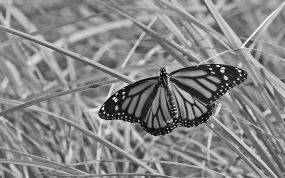
#> input picture butterfly.jpg, 285 x 178 px
$ jupyter execute 190301H.ipynb   (shell and % lines are left out)
#> lines starting #> are read from the running program, lines starting #| are printed output that depends on the picture
[cell 1]
import cv2 as cv
import numpy as np
from matplotlib import pyplot as plt
from mpl_toolkits.mplot3d import Axes3D
from matplotlib import cm

## Question 1

[cell 2]
img = cv.imread(r'butterfly.jpg', cv.IMREAD_REDUCED_GRAYSCALE_4)
#> img is the input picture: shape (178, 285); min 8, max 254, mean 134
assert img is not None

k_size = 9
sigma = 4

box_kernel = 1./81*np.ones((9,9))

img_average = cv.filter2D(img, -1, box_kernel)
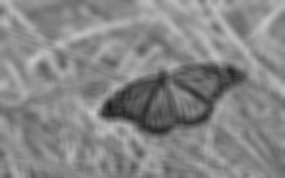
#> img_average: shape (178, 285); min 29, max 200, mean 134
img_gaussian = cv.GaussianBlur(img, (k_size,k_size), sigma)

[cell 3]
# do color convertion
img = cv.cvtColor(img, cv.COLOR_BGR2RGB)
#> img: shape (178, 285, 3)

_, ax = plt.subplots(1, 3, figsize=(16, 6))

ax[0].set_title("Original")
ax[0].imshow(img, cmap='gray', vmin=0, vmax=255)

ax[1].set_title("Averaged")
ax[1].imshow(img_average, cmap='gray', vmin=0, vmax=255)

ax[2].set_title("Gaussian Blur")
ax[2].imshow(img_gaussian, cmap='gray', vmin=0, vmax=255)

plt.show()
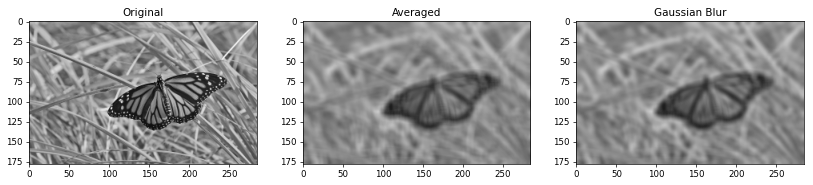
#> figure drawn by matplotlib, 3 panels

## Question 3

[cell 4]
img = cv.imread(r'contact_lens.tif', cv.IMREAD_GRAYSCALE).astype('float32')
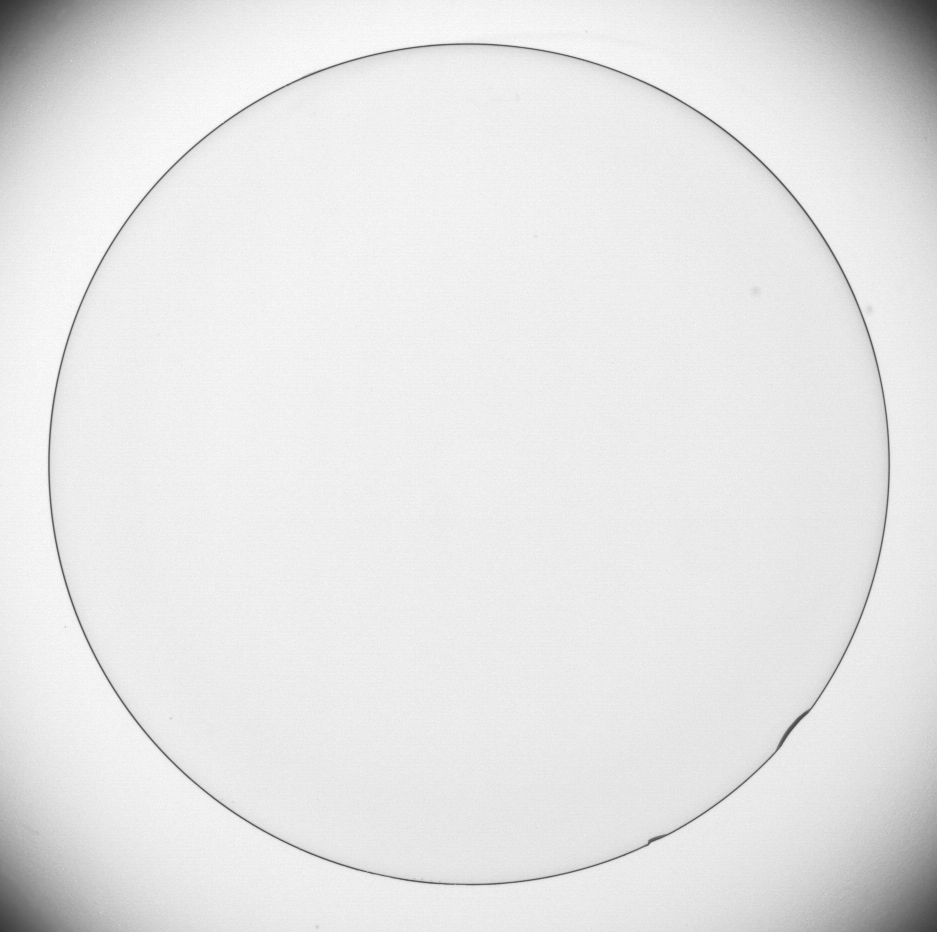
#> input picture contact_lens.tif, 937 x 932 px
#> img: shape (932, 937) float32; min 50, max 255, mean 229.7
assert img is not None

sobel_v = np.array([[-1,-2,-1],[0,0,0],[1,2,1]], dtype='float32')
sobel_h = np.array([[-1,0,1],[-2,0,2],[-1,0,1]], dtype='float32')

img_x = cv.filter2D(img, -1, sobel_v)
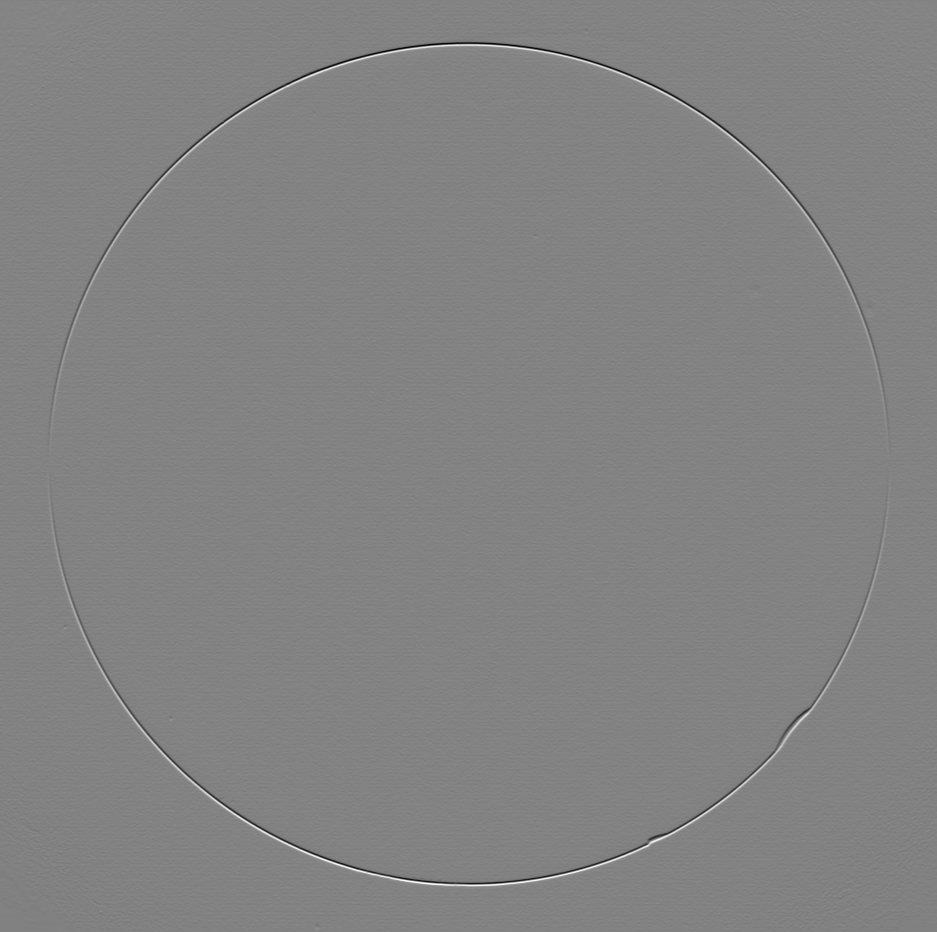
#> img_x: shape (932, 937) float32; min -597, max 567, mean 0; drawn with min black and max white
img_y = cv.filter2D(img, -1, sobel_h)

grad_mag = np.sqrt(img_x ** 2 + img_y ** 2)
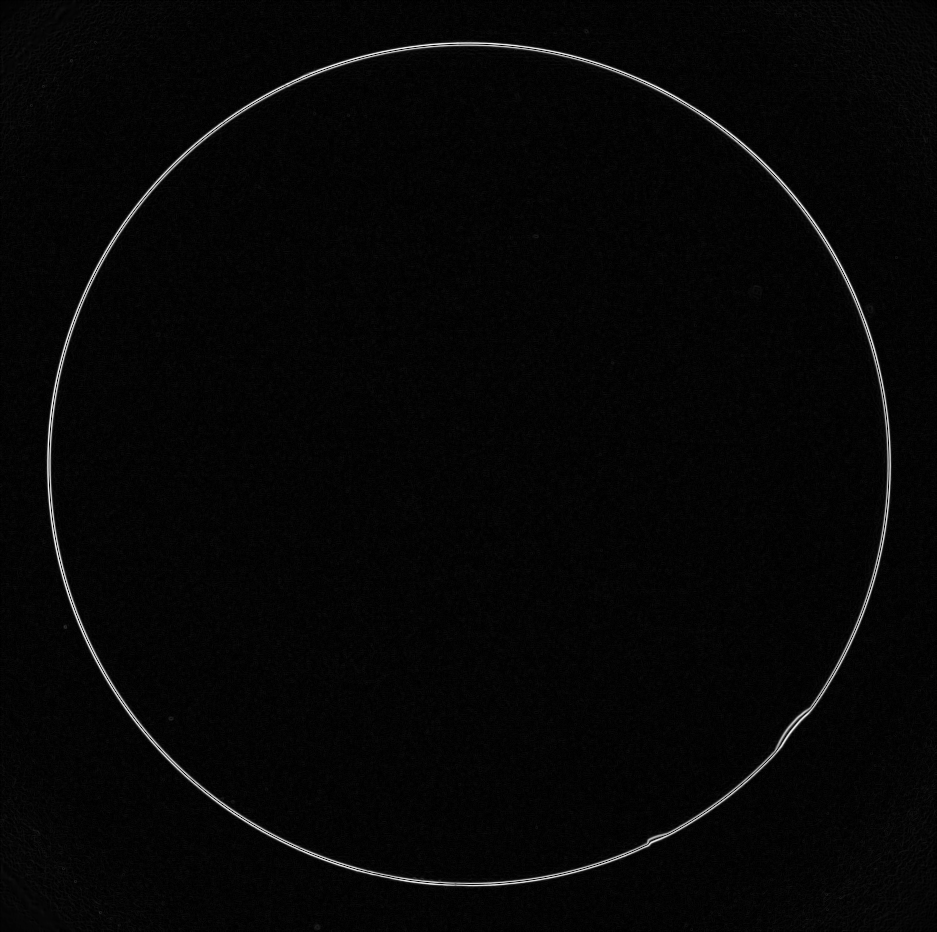
#> grad_mag: shape (932, 937) float32; min 0, max 597.5, mean 15.1; drawn with min black and max white

[cell 5]
_, ax = plt.subplots(1, 4, figsize=(16, 6))

ax[0].set_title("Original")
ax[0].imshow(img, cmap='gray', vmin=0, vmax=255)

ax[1].set_title("Sobel Vertical")
ax[1].imshow(img_x, cmap='gray', vmin=0, vmax=255)

ax[2].set_title("Sobel Horizontal")
ax[2].imshow(img_y, cmap='gray', vmin=0, vmax=255)

ax[3].set_title("Gradient magnitude")
ax[3].imshow(grad_mag, cmap='gray')

plt.show()

## Question 4

[cell 6]
img = cv.imread(r'tom.jpg', cv.IMREAD_GRAYSCALE).astype('float32')
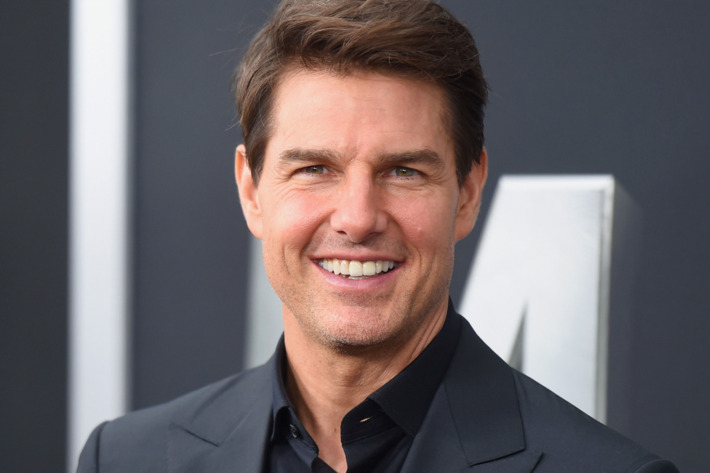
#> input picture tom.jpg, 710 x 473 px
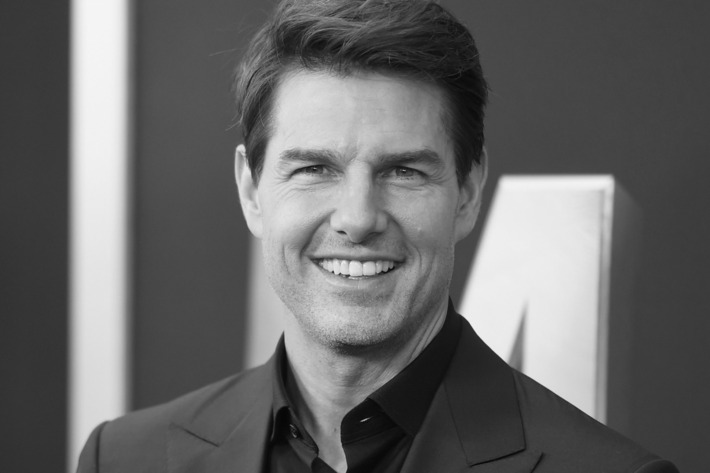
#> img: shape (473, 710) float32; min 5, max 245, mean 103.7
assert img is not None

sigma = 2

kernel = cv.getGaussianKernel(5, sigma)

img_lowpass = cv.sepFilter2D(img, -1, kernel, kernel)
img_highpass = img - img_lowpass
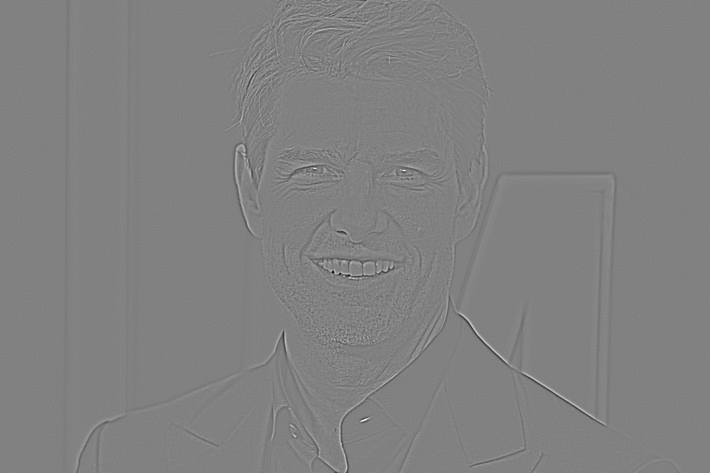
#> img_highpass: shape (473, 710) float32; min -91.49, max 88.83, mean 0; drawn with min black and max white

img_sharpened = cv.addWeighted(img, 1.0, img_highpass, 2.0, 0)
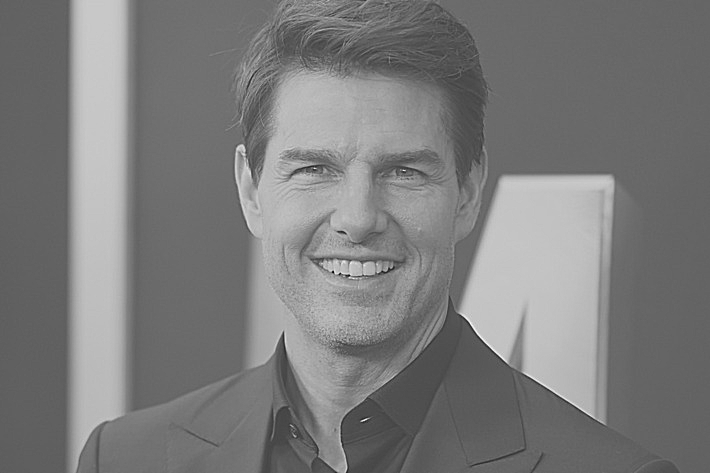
#> img_sharpened: shape (473, 710) float32; min -126, max 345.4, mean 103.7; drawn with min black and max white

[cell 7]
_, ax = plt.subplots(1, 4, figsize=(16, 6))

ax[0].set_title("Original")
ax[0].imshow(img, cmap='gray')

ax[1].set_title("Low pass")
ax[1].imshow(img_lowpass, cmap='gray')

ax[2].set_title("Highpass")
ax[2].imshow(img_highpass, cmap='gray')

ax[3].set_title("Gradient magnitude")
ax[3].imshow(img_sharpened, cmap='gray')

plt.show()

## Question 2

[cell 8]
fig , ax = plt.subplots(figsize = (10,10))
ax = fig.add_subplot(111, projection='3d')

step = 0.1
sigma = 1

X = np.arange(-5, 5 + step, step)
Y = np.arange(-5, 5 + step, step)

XX, YY = np.meshgrid(X, Y)

g = np.exp(-(XX**2 + YY**2)/(2 * sigma ** 2))

surf = ax.plot_surface(XX, YY, g, cmap=cm.jet)
cset = ax.contourf(XX, YY, g, zdir='z', offset=np.min(g) - 1.5, cmap=cm.jet)

ax.set_zlim(np.min(g)-2, np.max(g))

plt.axis('off')
plt.show()
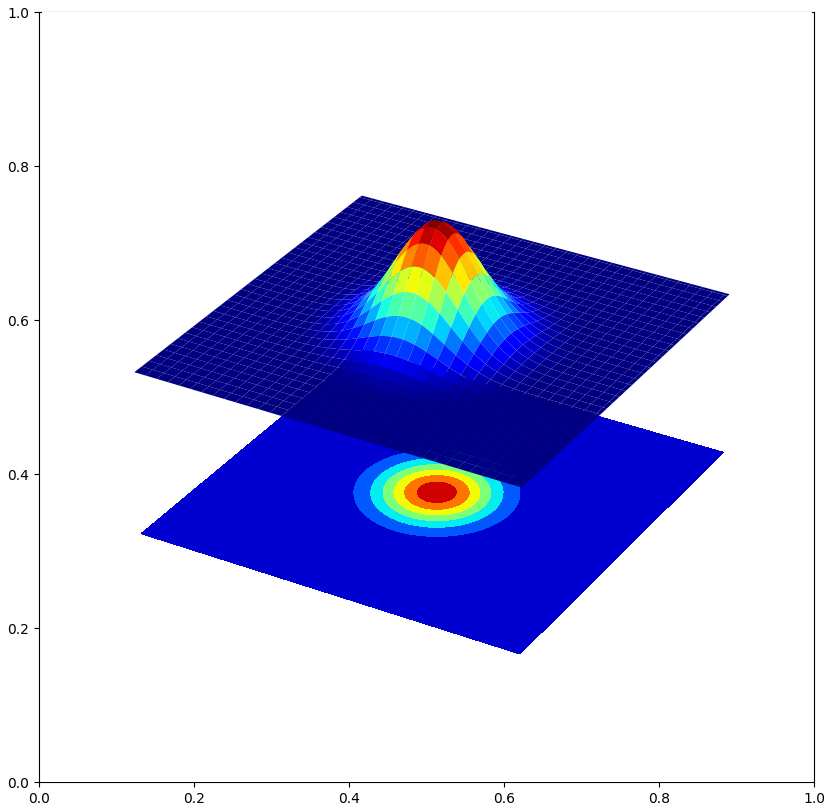
#> figure drawn by matplotlib, 1 panel
